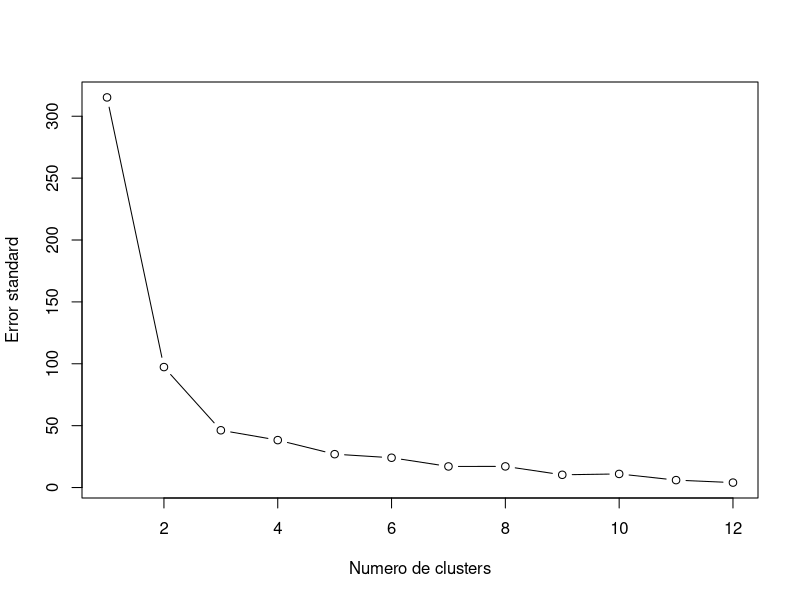
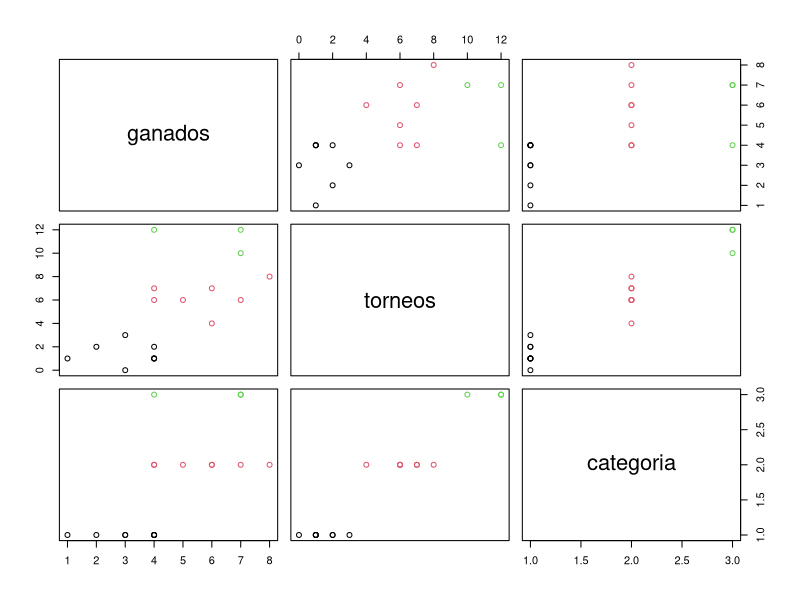

Generate these figures, in order, with R:
# teams names
nombre.equipos <- c("cruzazul","america","santos","pumas","toluca",
                    "mty","tigres","qtro", "morelia","tijuana",
                    "pachuca","chivas","puebla","leon","necaxa",
                    "lobos", "veracruz", "atlas")
length(nombre.equipos)


# games won
partidos.ganados <- c(8,7,7,6,7,6,5,4,4,4,4,4,4,4,3,3,2,1)
length(partidos.ganados)
#tournaments won
torneos.ganados <- c(8,12,6,7,10,4,6,1,1,1,6,12,2,7,3,0,2,1)
length(torneos.ganados)

datos.mx <- data.frame(equipos=nombre.equipos, ganados=partidos.ganados,
                       torneos=torneos.ganados)
mi.datos.mx <- datos.mx
rownames(mi.datos.mx) <- datos.mx$equipos
mi.datos.mx$equipos <- NULL
summary(mi.datos.mx)

wss <- vector()
for (i in 1:12) wss[i] <- sum(kmeans(mi.datos.mx, centers = i)$withinss)

# PLOT 1
plot(1:12, wss, type="b", xlab="Numero de clusters", ylab="Error standard")

set.seed(1234)
kmeans.3 <- kmeans(mi.datos.mx, 3)
kmeans.3$cluster
mi.datos.mx$categoria <- kmeans.3$cluster
mi.datos.mx

plot(mi.datos.mx, col=kmeans.3$cluster)

mi.datos.mx[mi.datos.mx$categoria == 2,]$categoria <- "Normalones"
mi.datos.mx[mi.datos.mx$categoria == 1,]$categoria <- "Maletas"
mi.datos.mx[mi.datos.mx$categoria == 3,]$categoria <- "Dioses"
mi.datos.mx


